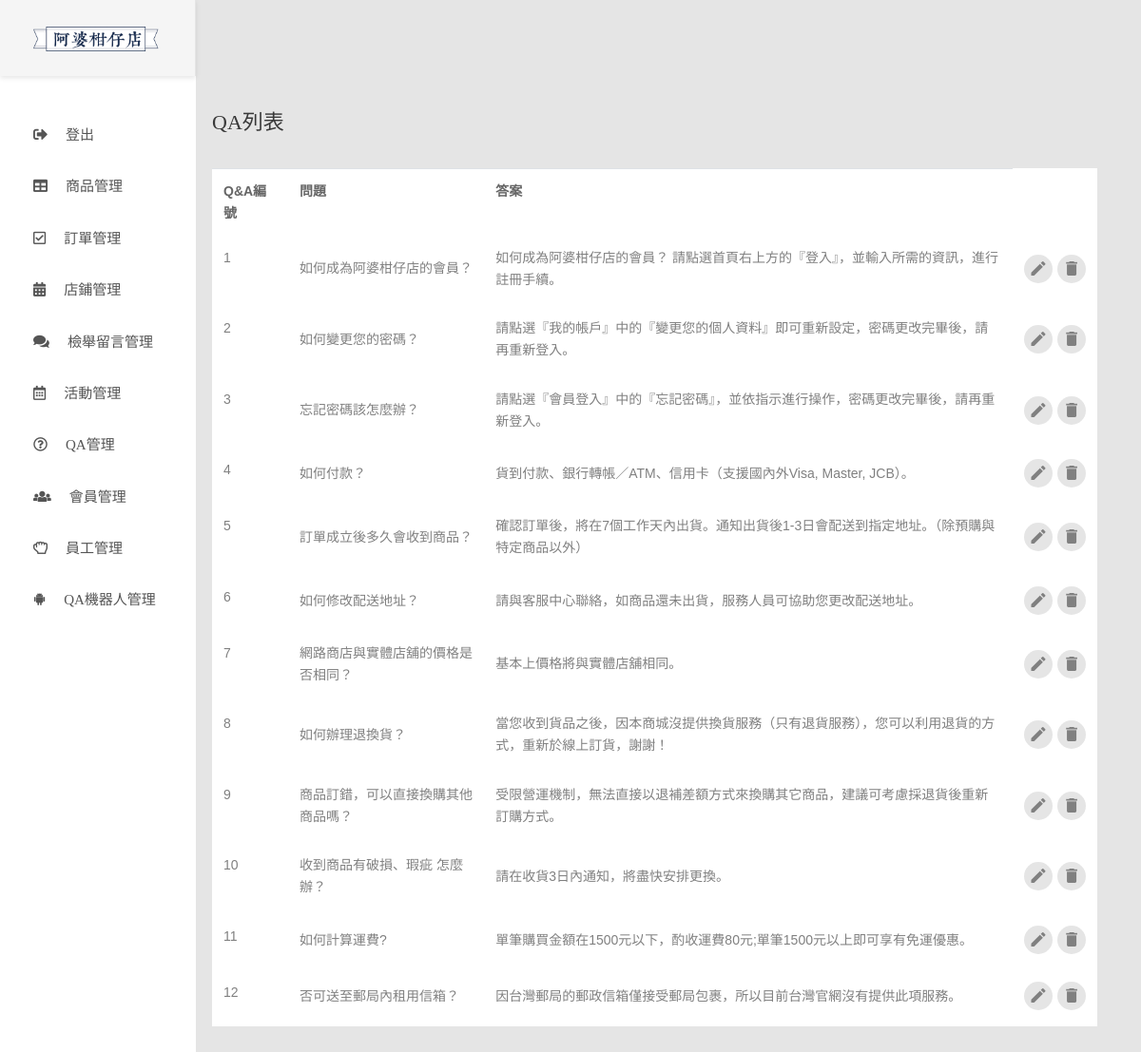
Screenshot of /Apobackend/qa.php with the database file from the repository.
### tables this page shows
CREATE TABLE IF NOT EXISTS `qa` (
  `qa_id` int(10) NOT NULL AUTO_INCREMENT COMMENT 'Q&A編號',
  `question` varchar(50) NOT NULL COMMENT '問題',
  `answer` varchar(500) NOT NULL COMMENT '答案',
  PRIMARY KEY (`qa_id`)
);

### Apobackend/qa.php (the view, shortened to what this page needs)
<?php
try{
	require_once("connectCd104g1.php");
    $sql = "select * from qa";
    $qadata = $pdo->prepare($sql);
    $qadata->execute();
}catch(PDOException $e){
    echo "error";
}
?>
<!DOCTYPE html>
<html lang="en">
<head>
    <?php require_once("BackendHead.php") ?>
</head>
<body class="animsition">
    <div class="page-wrapper">
        <?php require_once("menu.php") ?>
        <div class="page-container">
            <div class="main-content">
                <div class="section__content section__content--p30">
                    <div class="container-fluid">
                        <div class="row">
                            <div class="col-md-12">
                                <h3 class="title-5 m-b-35">QA列表</h3>
                                <div class="table-responsive table-responsive-data2">
                                    <table class="table table-data2">
                                            <tr>
                                                <th>Q&A編號</th>
                                                <th>問題</th>
                                                <th>答案</th>
                                            </tr>
                                        <?php
                                        while ($responses = $qadata->fetch()){
                                        ?>
                                            <tr class="tr-shadow">
                                                <td><?php echo $responses['qa_id'];?></td>
                                                <td><?php echo $responses['question'];?></td>
                                                <td><?php echo $responses['answer'];?></td>
                                                <td>
                                                        <div class="table-data-feature">
                                                            <button class="item" data-toggle="tooltip" data-placement="top" title="修改">
                                                                <i class="zmdi zmdi-edit"></i>
                                                            </button>
                                                            <button class="item" data-toggle="tooltip" data-placement="top" title="刪除">
                                                                <i class="zmdi zmdi-delete"></i>
                                                            </button>
                                                        </div>
                                                    </td>
                                            </tr>
                                            <tr class="spacer"></tr>
                                        <?php }?>
                                    </table>
                                </div>
                            </div>
                        </div>
                    </div>
                </div>
            </div>
        </div>
    </div>
</body>
</html>

### Apobackend/css/overwrite.css (style rules this page uses)
.page-container { padding-left: 178px; }
.table-data2.table tbody tr td:first-child { width: 80px; }
.col-md-12 { margin-bottom: 100px; }
.table td, .table th { font-size: 14px; }

### rows the page displays
qa: qa_id "1", question "如何成為阿婆柑仔店的會員？", answer "如何成為阿婆柑仔店的會員？ 請點選首頁右上方的『登入』，並輸入所需的資訊，進行註冊手續。"
qa: qa_id "2", question "如何變更您的密碼？", answer "請點選『我的帳戶』中的『變更您的個人資料』即可重新設定，密碼更改完畢後，請再重新登入。"
qa: qa_id "3", question "忘記密碼該怎麼辦？", answer "請點選『會員登入』中的『忘記密碼』，並依指示進行操作，密碼更改完畢後，請再重新登入。"
qa: qa_id "4", question "如何付款？", answer "貨到付款、銀行轉帳／ATM、信用卡（支援國內外Visa, Master, JCB）。"
qa: qa_id "5", question "訂單成立後多久會收到商品？", answer "確認訂單後，將在7個工作天內出貨。通知出貨後1-3日會配送到指定地址。（除預購與特定商品以外）"
qa: qa_id "6", question "如何修改配送地址？", answer "請與客服中心聯絡，如商品還未出貨，服務人員可協助您更改配送地址。"
qa: qa_id "7", question "網路商店與實體店舖的價格是否相同？", answer "基本上價格將與實體店舖相同。"
qa: qa_id "8", question "如何辦理退換貨？", answer "當您收到貨品之後，因本商城沒提供換貨服務（只有退貨服務），您可以利用退貨的方式，重新於線上訂貨，謝謝！"
qa: qa_id "9", question "商品訂錯，可以直接換購其他商品嗎？", answer "受限營運機制，無法直接以退補差額方式來換購其它商品，建議可考慮採退貨後重新訂購方式。"
qa: qa_id "10", question "收到商品有破損、瑕疵 怎麼辦？", answer "請在收貨3日內通知，將盡快安排更換。"
qa: qa_id "11", question "如何計算運費?", answer "單筆購買金額在1500元以下，酌收運費80元;單筆1500元以上即可享有免運優惠。"
qa: qa_id "12", question "否可送至郵局內租用信箱？", answer "因台灣郵局的郵政信箱僅接受郵局包裹，所以目前台灣官網沒有提供此項服務。"
